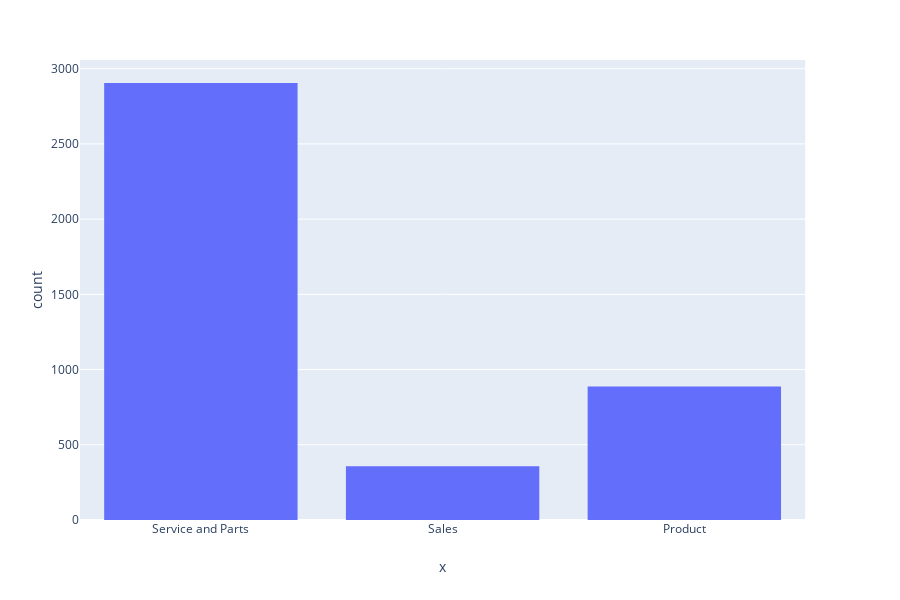

Here is the notebook cell this chart was saved with:
### Code cell
import plotly.express as px
tips = px.data.tips()
fig = px.histogram(tips,x=complaint1["Area 1"])
fig.show()

### Figure 1 — Plotly figure (JSON) as saved in the notebook; plotly's stock layout.template omitted (floating-point values rounded to 4 significant figures; data arrays with more than 128 entries replaced by an {"elided": "..."} marker saying what was removed)
{"data": [{"alignmentgroup": "True", "bingroup": "x", "hoverlabel": {"namelength": 0}, "hovertemplate": "x=%{x}<br>count=%{y}", "legendgroup": "", "marker": {"color": "#636efa"}, "name": "", "offsetgroup": "", "orientation": "v", "showlegend": false, "type": "histogram", "x": {"elided": "4150 str values"}, "xaxis": "x", "yaxis": "y"}], "layout": {"barmode": "relative", "height": 600, "legend": {"tracegroupgap": 0}, "margin": {"t": 60}, "xaxis": {"anchor": "y", "domain": [0, 0.98], "title": {"text": "x"}}, "yaxis": {"anchor": "x", "domain": [0, 1], "title": {"text": "count"}}}}
